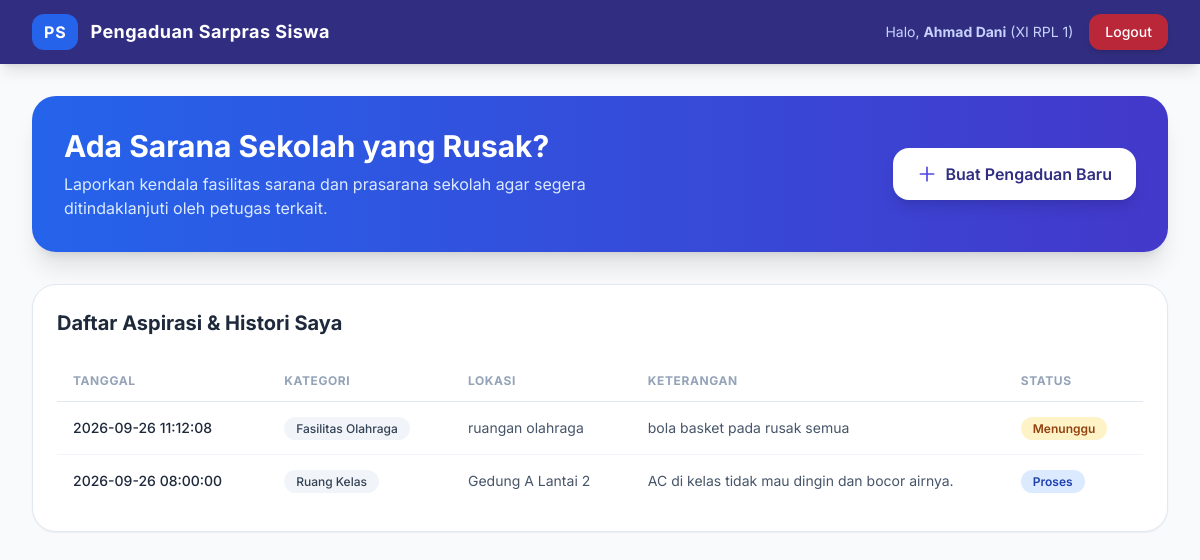
The page /index.php?c=siswa&a=riwayat (signed in) on the database its author committed.
### tables this page shows
CREATE TABLE `aspirasi` (
  `id_aspirasi` int(11) NOT NULL,
  `tgl_pengaduan` datetime DEFAULT current_timestamp(),
  `nis` varchar(10) NOT NULL,
  `id_kategori` int(11) NOT NULL,
  `lokasi` varchar(50) NOT NULL,
  `ket` varchar(50) NOT NULL,
  `foto` varchar(255) DEFAULT NULL,
  `status` enum('Menunggu','Proses','Selesai') DEFAULT 'Menunggu'
);

CREATE TABLE `kategori` (
  `id_kategori` int(11) NOT NULL,
  `ket_kategori` varchar(30) NOT NULL
);

### controller/SiswaController.php (called while the page is built, shortened)
<?php
require_once __DIR__ . '/../model/M_Aspirasi.php';
class SiswaController {
    private $modelAspirasi;
    public function __construct() {
        $this->modelAspirasi = new M_Aspirasi();
    }
    public function riwayat() {
        $nis = $_SESSION['nis'];
        $aspirasiList = $this->modelAspirasi->getAspirasiByNis($nis);
        require_once __DIR__ . '/../view/siswa/v_dashboard.php';
    }
}
?>

### model/Model.php (called while the page is built, shortened)
<?php
require_once __DIR__ . '/../config/Database.php';
class Model {
    public function __construct() {
        $database = new Database();
        $this->db = $database->getConnection();
    }
}
?>

### config/Database.php (called while the page is built, shortened)
<?php
class Database {
    private $host = "localhost";
    private $db_name = "pengaduan_sarana";
    private $username = "root";
    private $password = "";
    public function getConnection() {
        $this->conn = null;
        try {
            $this->conn = new PDO("mysql:host=" . $this->host . ";dbname=" . $this->db_name, $this->username, $this->password);
            $this->conn->setAttribute(PDO::ATTR_ERRMODE, PDO::ERRMODE_EXCEPTION);
            $this->conn->exec("set names utf8");
        } catch(PDOException $exception) {
            echo "Koneksi database gagal: " . $exception->getMessage();
        }
        return $this->conn;
    }
}
?>

### model/M_Aspirasi.php (called while the page is built, shortened)
<?php
require_once __DIR__ . '/Model.php';
class M_Aspirasi extends Model {
    public function getAspirasiByNis($nis) {
        $query = "SELECT aspirasi.*, kategori.ket_kategori FROM aspirasi JOIN kategori ON aspirasi.id_kategori = kategori.id_kategori WHERE aspirasi.nis = :nis ORDER BY aspirasi.tgl_pengaduan DESC";
        $stmt = $this->db->prepare($query);
        $stmt->bindParam(':nis', $nis);
        $stmt->execute();
        return $stmt->fetchAll(PDO::FETCH_ASSOC);
    }
}
?>

### view/siswa/v_dashboard.php (the view, shortened to what this page needs)
<!DOCTYPE html>
<html lang="id">
<head>
    <script src="https://cdn.tailwindcss.com"></script>
</head>
<body class="min-h-screen">
    <nav class="bg-indigo-900 text-white shadow-lg">
        <div class="max-w-7xl mx-auto px-4 sm:px-6 lg:px-8 flex justify-between h-16 items-center">
            <div class="flex items-center space-x-3">
                <span class="bg-blue-600 px-3 py-1.5 rounded-xl font-bold tracking-wider">PS</span>
                <span class="font-bold text-lg tracking-wide">Pengaduan Sarpras Siswa</span>
            </div>
            <div class="flex items-center space-x-4">
                <span class="text-sm text-indigo-200 hidden sm:inline">Halo, <b><?= $_SESSION['nama_lengkap']; ?></b> (<?= $_SESSION['kelas']; ?>)</span>
                <a href="index.php?c=auth&a=logout" onclick="return confirm('Keluar dari aplikasi?')" class="bg-red-600/80 hover:bg-red-600 px-4 py-2 rounded-xl text-sm font-medium transition shadow-md">Logout</a>
            </div>
        </div>
    </nav>
    <div class="max-w-7xl mx-auto px-4 sm:px-6 lg:px-8 py-8">
        <div class="bg-gradient-to-r from-blue-600 to-indigo-700 rounded-3xl p-8 text-white shadow-xl flex flex-col md:flex-row justify-between items-center mb-8">
            <div class="mb-6 md:mb-0">
                <h1 class="text-3xl font-bold mb-2">Ada Sarana Sekolah yang Rusak?</h1>
                <p class="text-blue-100 max-w-xl text-sm md:text-base">Laporkan kendala fasilitas sarana dan prasarana sekolah agar segera ditindaklanjuti oleh petugas terkait.</p>
            </div>
            <a href="index.php?c=siswa&a=formAspirasi" class="bg-white text-indigo-900 font-semibold px-6 py-3.5 rounded-2xl shadow-lg hover:bg-blue-50 transition transform active:scale-95 flex items-center space-x-2">
                <svg class="w-5 h-5 text-indigo-600" fill="none" stroke="currentColor" viewBox="0 0 24 24"><path stroke-linecap="round" stroke-linejoin="round" stroke-width="2" d="M12 4v16m8-8H4"></path></svg>
                <span>Buat Pengaduan Baru</span>
            </a>
        </div>
        <div class="bg-white rounded-3xl shadow-sm border border-slate-200 overflow-hidden p-6">
            <h2 class="text-xl font-bold text-slate-800 mb-6">Daftar Aspirasi & Histori Saya</h2>
            <?php if (empty($aspirasiList)): ?>
                <div class="text-center py-12 text-slate-400">
                    <p>Belum ada pengaduan sarana yang kamu sampaikan.</p>
                </div>
            <?php else: ?>
                <div class="overflow-x-auto">
                    <table class="w-full text-left border-collapse">
                        <thead>
                            <tr class="border-b border-slate-200 text-xs uppercase text-slate-400 font-semibold tracking-wider">
                                <th class="py-3 px-4">Tanggal</th>
                                <th class="py-3 px-4">Kategori</th>
                                <th class="py-3 px-4">Lokasi</th>
                                <th class="py-3 px-4">Keterangan</th>
                                <th class="py-3 px-4">Status</th>
                            </tr>
                        </thead>
                        <tbody class="divide-y divide-slate-100 text-sm text-slate-600">
                            <?php foreach ($aspirasiList as $row): ?>
                                <tr class="table-row-hover">
                                    <td class="py-4 px-4 font-medium text-slate-800"><?= $row['tgl_pengaduan']; ?></td>
                                    <td class="py-4 px-4"><span class="bg-slate-100 px-3 py-1 rounded-xl text-slate-700 font-medium text-xs"><?= $row['ket_kategori']; ?></span></td>
                                    <td class="py-4 px-4"><?= $row['lokasi']; ?></td>
                                    <td class="py-4 px-4 max-w-xs truncate"><?= $row['ket']; ?></td>
                                    <td class="py-4 px-4">
                                        <?php if ($row['status'] == 'Menunggu'): ?>
                                            <span class="bg-amber-100 text-amber-800 px-3 py-1 rounded-full text-xs font-semibold">Menunggu</span>
                                        <?php elseif ($row['status'] == 'Proses'): ?>
                                            <span class="bg-blue-100 text-blue-800 px-3 py-1 rounded-full text-xs font-semibold">Proses</span>
                                        <?php else: ?>
                                            <span class="bg-emerald-100 text-emerald-800 px-3 py-1 rounded-full text-xs font-semibold">Selesai</span>
                                        <?php endif; ?>
                                    </td>
                                </tr>
                            <?php endforeach; ?>
                        </tbody>
                    </table>
                </div>
            <?php endif; ?>
        </div>
    </div>
</body>
</html>

### view/siswa/v_dashboard.php (style rules this page uses)
body { font-family: 'Inter', sans-serif; background-color: #f8fafc; }

### rows shown on the page
aspirasi: tgl_pengaduan "2026-09-26 11:12:08", id_kategori.ket_kategori "Fasilitas Olahraga", lokasi "ruangan olahraga", ket "bola basket pada rusak semua", status "Menunggu"
aspirasi: tgl_pengaduan "2026-09-26 08:00:00", id_kategori.ket_kategori "Ruang Kelas", lokasi "Gedung A Lantai 2", ket "AC di kelas tidak mau dingin dan bocor airnya.", status "Proses"

### other values the page prints
$_SESSION['nama_lengkap'] "Ahmad Dani"
$_SESSION['kelas'] "XI RPL 1"
